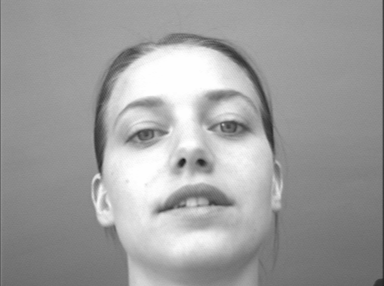
#> input picture face-database/BioID_0086.pgm, 384 x 286 px, given in place of BioID_0000.pgm, which was not available
$ python analyzer.py
#> lines starting #> are read from the running program, lines starting #| are printed output that depends on the picture; after the words box and inside, x2 and y2 are one past the last pixel; in counts of white or black regions, pixels touching at a corner belong together; pictures that were not available may be replaced by others from this repository, and a replacement may not be noted
import cv2
import numpy as np
import matplotlib.pyplot as plt

# Function to compute the integral image
# Function to compute the integral image
def compute_integral_image(image):
    return cv2.integral(image)

# Two-rectangle Haar feature (horizontal)
def haar_feature_two_horizontal(integral_img, x, y, width, height):
    left_sum = integral_img[y + height, x + width // 2] - integral_img[y, x + width // 2] \
               - integral_img[y + height, x] + integral_img[y, x]
    right_sum = integral_img[y + height, x + width] - integral_img[y, x + width] \
                - integral_img[y + height, x + width // 2] + integral_img[y, x + width // 2]
    return left_sum - right_sum

# Two-rectangle Haar feature (vertical)
def haar_feature_two_vertical(integral_img, x, y, width, height):
    top_sum = integral_img[y + height // 2, x + width] - integral_img[y, x + width] \
              - integral_img[y + height // 2, x] + integral_img[y, x]
    bottom_sum = integral_img[y + height, x + width] - integral_img[y + height // 2, x + width] \
                 - integral_img[y + height, x] + integral_img[y + height // 2, x]
    return top_sum - bottom_sum

# Three-rectangle Haar feature
def haar_feature_three_horizontal(integral_img, x, y, width, height):
    left_sum = integral_img[y + height, x + width // 3] - integral_img[y, x + width // 3] \
               - integral_img[y + height, x] + integral_img[y, x]
    middle_sum = integral_img[y + height, x + 2 * width // 3] - integral_img[y, x + 2 * width // 3] \
                 - integral_img[y + height, x + width // 3] + integral_img[y, x + width // 3]
    right_sum = integral_img[y + height, x + width] - integral_img[y, x + width] \
                - integral_img[y + height, x + 2 * width // 3] + integral_img[y, x + 2 * width // 3]
    return left_sum - 2 * middle_sum + right_sum

# Four-rectangle Haar feature
def haar_feature_four_rectangle(integral_img, x, y, width, height):
    top_left = integral_img[y + height // 2, x + width // 2] - integral_img[y, x + width // 2] \
               - integral_img[y + height // 2, x] + integral_img[y, x]
    top_right = integral_img[y + height // 2, x + width] - integral_img[y, x + width] \
                - integral_img[y + height // 2, x + width // 2] + integral_img[y, x + width // 2]
    bottom_left = integral_img[y + height, x + width // 2] - integral_img[y + height // 2, x + width // 2] \
                  - integral_img[y + height, x] + integral_img[y + height // 2, x]
    bottom_right = integral_img[y + height, x + width] - integral_img[y + height // 2, x + width] \
                   - integral_img[y + height, x + width // 2] + integral_img[y + height // 2, x + width // 2]

    return top_left + bottom_right - top_right - bottom_left

# Function for simple face detection using combined Haar features
def detect_faces(image, window_size, thresholds):
    integral_img = compute_integral_image(image)
    detected_faces = []

    # Sliding window approach
    for y in range(0, image.shape[0] - window_size[1], 4):  # Step size of 4 pixels
        for x in range(0, image.shape[1] - window_size[0], 4):  # Step size of 4 pixels
            # Extract multiple Haar features
            f1 = haar_feature_two_horizontal(integral_img, x, y, window_size[0], window_size[1])
            f2 = haar_feature_two_vertical(integral_img, x, y, window_size[0], window_size[1])
            f3 = haar_feature_three_horizontal(integral_img, x, y, window_size[0], window_size[1])
            f4 = haar_feature_four_rectangle(integral_img, x, y, window_size[0], window_size[1])

            # Combine features with a voting mechanism
            score = 0
            if f1 > thresholds[0]: score += 1
            if f2 > thresholds[1]: score += 1
            if f3 > thresholds[2]: score += 1
            if f4 > thresholds[3]: score += 1

            # If enough features vote for a face, mark it as detected
            if score == 4:
                detected_faces.append((x, y, window_size[0], window_size[1]))

    return detected_faces

images = []

# Loop through image indices (adjust the range if needed)
for i in range(0, 30):  # Assuming the filenames start from 0000.pgm to 1521.pgm
    image_path = f'../face-database/BioID_{i:04}.pgm'
    image = cv2.imread(image_path, cv2.IMREAD_GRAYSCALE)
#> image is the input picture: shape (286, 384); min 28, max 254, mean 158.4

    # Check if the image was loaded successfully
    if image is None:
        print(f"Warning: Could not load image at {image_path}")
    else:
        images.append(image)
        window_size = (50, 50)  # Size of the sliding window
        thresholds = [10000, 10000, 10000, 10000]  # Thresholds for each feature
        integral_img = compute_integral_image(image)
#> in compute_integral_image, `return cv2.integral(image)`:
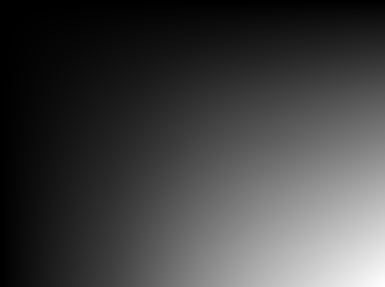
#> returned value: shape (287, 385) int32; min 0, max 17391435, mean 4519070; drawn with min black and max white
        # [6 lines of commented-out code are left out]
        faces = detect_faces(image, window_size, thresholds)
#> the loop in detect_faces, `for y in range(0, image.shape[0] - window_size[1], 4):` made 59 passes

        # Draw detected faces
        for (x, y, w, h) in faces:
            cv2.rectangle(image, (x, y), (x + w, y + h), (0, 255, 0), 2)
#> this loop made 39 passes
#> (x, y) on passes 1 to 12: (188, 68), (184, 72), (188, 72), (184, 76), (188, 76), (188, 80), (120, 96), (176, 116), (176, 120), (180, 120), (176, 124), (176, 128)
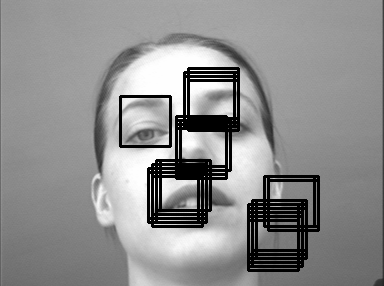
#> image: shape (286, 384); 9.05% of pixels changed, all inside (x1, y1, x2, y2) = (119, 67, 320, 272)

        # Display the result
        plt.imshow(image, cmap='gray')
        plt.title('Detected Faces')
        plt.axis('off')
        # plt.show()
        plt.savefig('results/'+f'Integral Image_{i:04}', bbox_inches='tight', pad_inches=0)
        plt.close()  # Close the figure after saving
#> pass 2 of the loop `for i in range(0, 30):`:
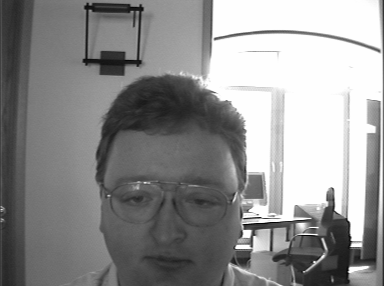
#> input picture face-database/BioID_0116.pgm, 384 x 286 px, given in place of BioID_0001.pgm, which was not available
#> image is the input picture: shape (286, 384); min 1, max 254, mean 142.7
#> in compute_integral_image (call 3), `return cv2.integral(image)`:
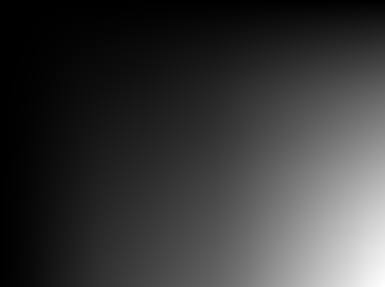
#> returned value: shape (287, 385) int32; min 0, max 15668568, mean 3515527.4; drawn with min black and max white
#> the loop `for (x, y, w, h) in faces:` made 35 passes
#> (x, y) on passes 1 to 8: (100, 76), (104, 76), (108, 76), (112, 76), (116, 76), (120, 76), (96, 80), (100, 80)
#> after the loop `for (x, y, w, h) in faces:`:
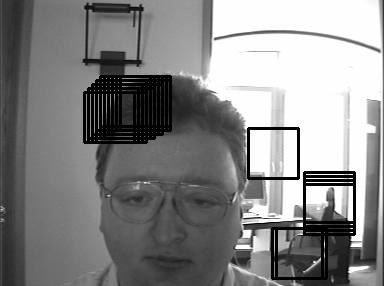
#> image: shape (286, 384); 6.8% of pixels changed, all inside (x1, y1, x2, y2) = (83, 75, 356, 280)


    # [20 lines of commented-out code are left out]
